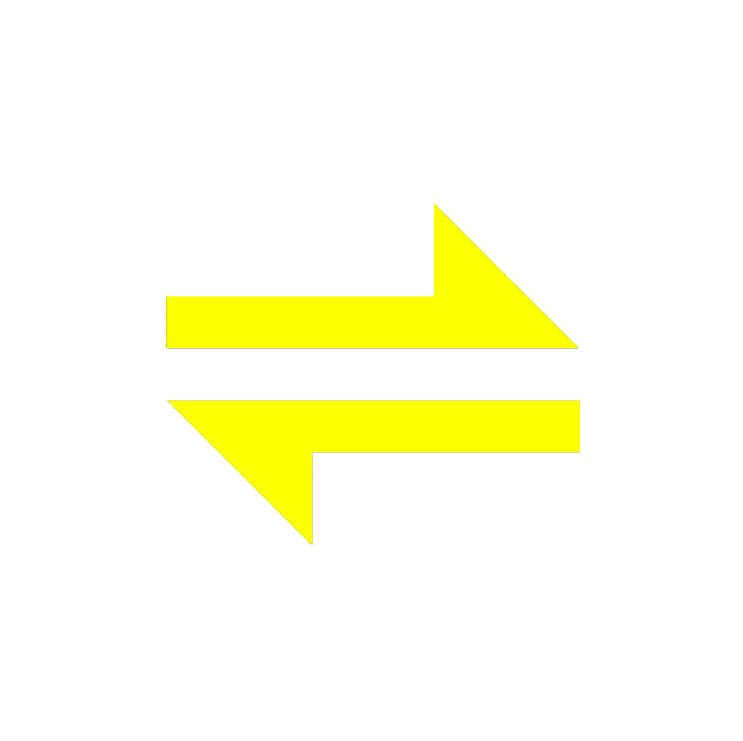
#> input picture gw_icon.png, 1486 x 1481 px, found by its file name (shown at 1/2 size)
$ python -i image_utils.py   (imports and definitions only)
#> lines starting #> are read from the running program, lines starting #| are printed output that depends on the picture
### core/infrastructure/runtime_paths.py
import configparser
import os
import sys
from pathlib import Path
from typing import Optional

_CONFIG_DIR_NAME = "MLHD2"
_CONFIG_FILENAME = "launcher_config.ini"


# Computes per-user launcher config file path; affects install dir persistence
def _get_user_config_file() -> str:
    if os.name == "nt":
        base = os.environ.get("LOCALAPPDATA") or os.environ.get("APPDATA") or os.path.expanduser("~")
    else:
        base = os.environ.get("XDG_CONFIG_HOME") or os.path.join(os.path.expanduser("~"), ".config")
    cfg_dir = os.path.join(base, _CONFIG_DIR_NAME)
    try:
        os.makedirs(cfg_dir, exist_ok=True)
        return os.path.join(cfg_dir, _CONFIG_FILENAME)
    except Exception:
        # Fall back to a local config in the package folder
        try:
            local = os.path.join(str(Path(__file__).parent.resolve()), _CONFIG_FILENAME)
            os.makedirs(str(Path(__file__).parent.resolve()), exist_ok=True)
            return local
        except Exception:
            return os.path.join(str(Path(__file__).parent.resolve()), _CONFIG_FILENAME)


# Reads saved install directory from env/config; affects path resolution
def read_saved_install_dir() -> Optional[str]:
    # Try cache via env first
    env = os.environ.get("MLHD2_INSTALL_DIR")
    if env:
        return env
    cfg = configparser.ConfigParser()
    try:
        cfg.read(_get_user_config_file())
        v = cfg.get("Paths", "install_dir", fallback="").strip()
        if v:
            return v
    except Exception:
        pass
    return None


# Resolves effective install directory (handles frozen builds); affects resource lookup
def get_install_dir() -> str:
    d = read_saved_install_dir()
    if d:
        return d
    # Fallback to this package directory (useful for development)
    if getattr(sys, "frozen", False):
        return str(Path(os.path.dirname(sys.executable)).resolve())
    return str(Path(__file__).parent.resolve())


# Resolves resource path via install dir with sensible fallbacks; affects file access
def app_path(*parts: str) -> str:
    """Return an absolute path for a resource relative to the install directory.

    If the resource doesn't exist under the configured install directory, also
    check a few sensible fallback locations (repository root and current
    working directory). This keeps development workflows working when the
    package directory is used as the install dir but data files live in the
    repository root.
    """
    install_dir = Path(get_install_dir())
    candidates = [install_dir, Path(__file__).parent.parent.resolve(), Path.cwd()]
    for base in candidates:
        try:
            p = base.joinpath(*parts)
        except Exception:
            continue
        if p.exists():
            return str(p)
    # No existing file found - return the path under the install dir as a
    # best-effort fallback (matches previous behaviour).
    return str(install_dir.joinpath(*parts))


# Resolves bundled resource path (PyInstaller aware); affects packaged assets
# [5 lines left out: function resource_path, not called in this run]

### core/image_utils.py
"""Centralized image and icon loading/manipulation helpers.

This module exposes functions used throughout the UI to load and prepare
images for display. Each function returns an ImageTk.PhotoImage or None
on failure. The functions avoid side-effects other than reading files.
"""

import json
import logging
import os
import random
from collections import OrderedDict
from typing import Optional, Tuple

from PIL import Image, ImageDraw, ImageTk

from core.infrastructure.runtime_paths import app_path

_MAX_IMAGE_CACHE_ITEMS = 256
_PIL_CACHE: "OrderedDict[tuple, Image.Image]" = OrderedDict()
_PHOTO_CACHE: "OrderedDict[tuple, ImageTk.PhotoImage]" = OrderedDict()


def _cache_get(cache: OrderedDict, key):
    value = cache.get(key)
    if value is not None:
        cache.move_to_end(key)
    return value


def _cache_set(cache: OrderedDict, key, value) -> None:
    cache[key] = value
    cache.move_to_end(key)
    while len(cache) > _MAX_IMAGE_CACHE_ITEMS:
        cache.popitem(last=False)


# Composites image onto app background to avoid halos; affects image appearance
def _composite_bg(pil_img: Image.Image, bg_color=(37, 37, 38, 255)) -> Image.Image:
    """Composite the image onto a uniform background to avoid haloing."""
    try:
        background = Image.new("RGBA", pil_img.size, bg_color)
        return Image.alpha_composite(background, pil_img)
    except Exception:
        return pil_img


# Converts PIL image to PhotoImage after background composite; affects UI rendering
def pil_to_photo(pil_img: Image.Image) -> ImageTk.PhotoImage:
    pil_img = _composite_bg(pil_img)
    return ImageTk.PhotoImage(pil_img)


def load_photo_image_cached(
    path: str, size: Optional[Tuple[int, int]] = None, convert_mode: str = "RGBA", composite_bg: bool = True
) -> Optional[ImageTk.PhotoImage]:
#> called with path = 'core/infrastructure/../gw_icon.png', size = (60, 60), convert_mode = 'RGBA', composite_bg = True
    try:
        norm_path = os.path.normpath(path)
        photo_key = (norm_path, convert_mode, size, composite_bg)
        cached_photo = _cache_get(_PHOTO_CACHE, photo_key)
        if cached_photo is not None:
            return cached_photo

        pil_key = (norm_path, convert_mode)
        pil = _cache_get(_PIL_CACHE, pil_key)
        if pil is None:
            pil = Image.open(norm_path).convert(convert_mode)
#> pil is the input picture: PIL image 1486x1481 RGBA; mean R, G, B, A 22.2, 22.6, 0, 22.7
            _cache_set(_PIL_CACHE, pil_key, pil)

        working = pil
        if size:
            resize_key = (norm_path, convert_mode, size)
            resized = _cache_get(_PIL_CACHE, resize_key)
            if resized is None:
                resized = pil.resize(size, Image.LANCZOS)
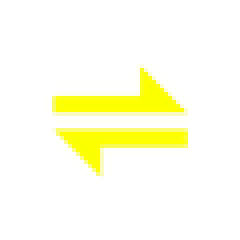
#> resized: PIL image 60x60 RGBA (shown 4 times larger); mean R, G, B, A 37.9, 38.3, 0.1, 22.8; transparent parts drawn white
                _cache_set(_PIL_CACHE, resize_key, resized)
            working = resized

        if composite_bg:
            working = _composite_bg(working)
#> in _composite_bg, `return Image.alpha_composite(background, pil_img)`:
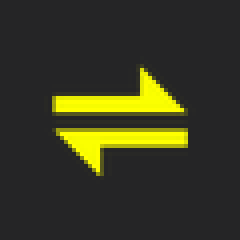
#> returned value: PIL image 60x60 RGBA (shown 4 times larger); mean R, G, B, A 56.1, 56.4, 34.7, 255

        photo = ImageTk.PhotoImage(working)
        _cache_set(_PHOTO_CACHE, photo_key, photo)
        return photo
    except Exception:
        return None


# Resolves media path via install-aware and package-local locations; affects asset lookup
def _media_path(*parts: str) -> str:
    """Return a filename for media resources.

    Try (in order):
      - install-aware app_path(base parts)
      - package-local path under this module
      - current working directory
    Always return a string path (may not exist).
    """
    try:
        candidate = app_path(*parts)
        if os.path.exists(candidate):
            return candidate
    except Exception:
        pass
    local = os.path.join(os.path.dirname(__file__), *parts)
    if os.path.exists(local):
        return local
    return os.path.join(os.getcwd(), *parts)


# Loads Galactic War icon for header; affects top-right GW display
# [74 lines left out: functions load_gw_icon, load_profile_preview, load_sector_placeholder, load_planet_preview, load_sector_preview, not called in this run]


# Loads and resizes a summary row icon; affects icons row under details
def load_row_image(img_path: str, size: Tuple[int, int] = (60, 60)) -> Optional[ImageTk.PhotoImage]:
    try:
        if not img_path:
            return None
        # Resolve relative media paths first
        p = img_path
        if not os.path.isabs(p):
            p = _media_path(*p.split(os.path.sep) if os.path.sep in p else (p,))
        if not os.path.exists(p):
            return None
        return load_photo_image_cached(p, size=size, convert_mode="RGBA", composite_bg=True)
    except Exception as e:
        logging.error(f"image_utils: failed to load row image '{img_path}': {e}")
        return None


# Loads settings gear button default/hover images; affects settings control
# [136 lines left out: functions load_settings_button_images, load_biome_banner, not called in this run]

>>> result = load_row_image('../gw_icon.png')
